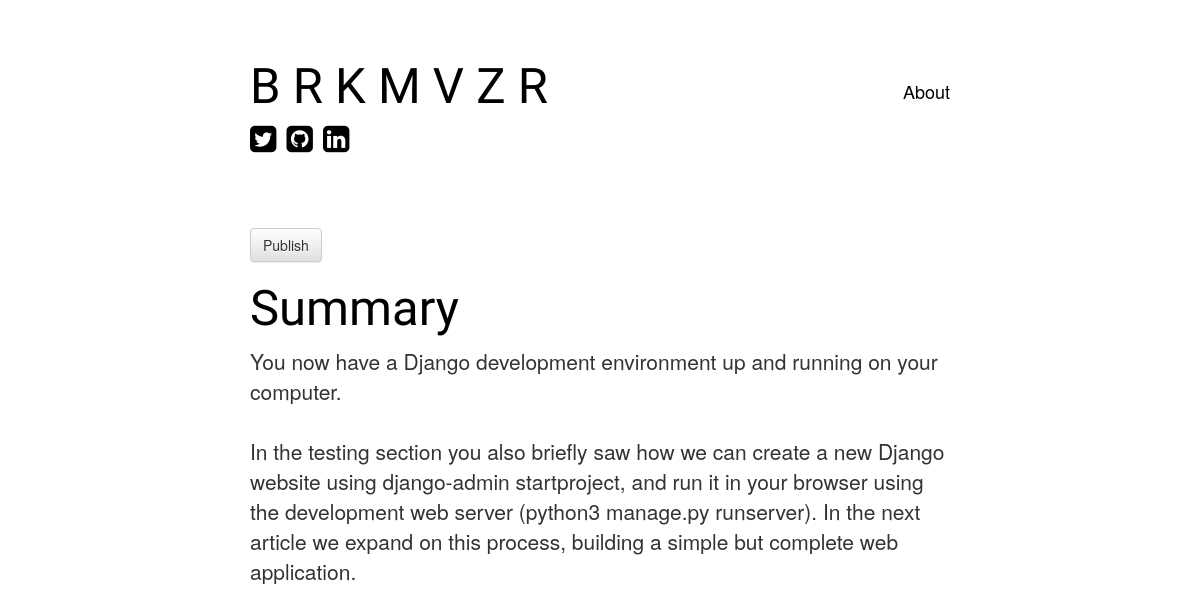
Page /post/4/ on the earlier database version.
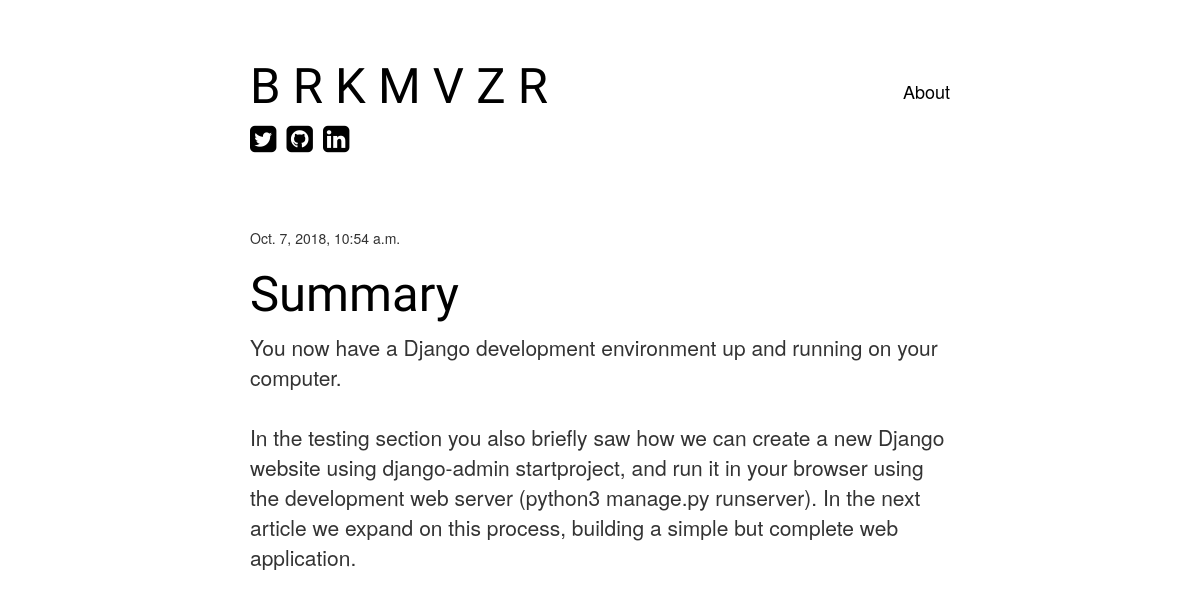
Same page on the later database version.
### blog/models.py (models this page shows, shortened)
class Post(models.Model):
    author = models.ForeignKey('auth.User', on_delete=models.CASCADE)
    title = models.CharField(max_length=200)
    text = models.TextField()
    created_date = models.DateTimeField(
                   default=timezone.now)
    published_date = models.DateTimeField(
                     blank=True, null=True)

### blog/views.py (the view)
# urls.py: path('post/<int:pk>/', views.post_detail, name='post_detail'),
def post_detail(request, pk):
    post = get_object_or_404(Post, pk=pk)
    return render(request, 'blog/post_detail.html', {'post': post})

### blog/templates/blog/post_detail.html (shortened to what this page needs)
{% extends 'base.html' %}
{% block content %}
    <div class="post">
        {% if post.published_date %}
            <div class="date">
                {{ post.published_date }}
        {% else %}
            <a class="btn btn-default" href="{% url 'post_publish' pk=post.pk %}">Publish</a>
        {% endif %}
        <h1>{{ post.title }}</h1>
        <p class="post-summary">{{ post.text|linebreaksbr }}</p>
    </div>
{% endblock %}

Differences in the rows shown:
changed Post "Summary": published_date (not shown) → "Oct. 7, 2018, 10:54 a.m."
Other differences:
text no longer shown: "Publish"
